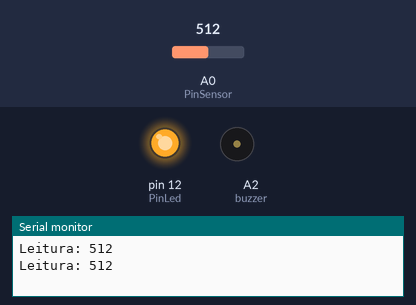
The sketch below on a simulated Arduino Uno, built with avr-gcc and run on an emulated ATmega328P. On the bench: output pins drawn as LEDs (lit = HIGH), buzzer (waves = sounding), the last lines printed to the serial monitor. The inputs (shaded band) are chosen by the test bench; at power-on: A0 (PinSensor) = 512.

Above: at 2.1 s.
2.2 s: A0 (PinSensor) set to 126
5.7 s: A0 (PinSensor) set to 112
At 6.8 s:
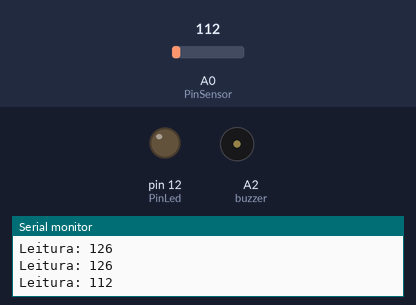
8.0 s: A0 (PinSensor) set to 122
At 8.15 s:
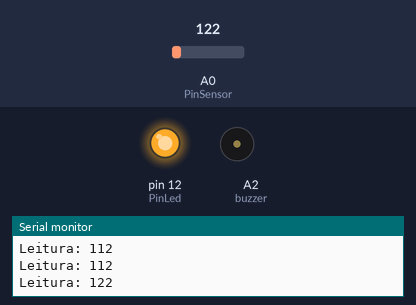
12.4 s: A0 (PinSensor) set to 0
At 14.4 s:
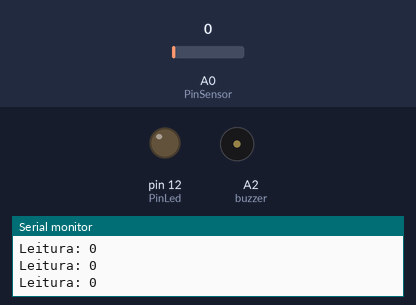
Timing chart, 0 to 15.7 s (numbered marks = the images above; inputs shaded):
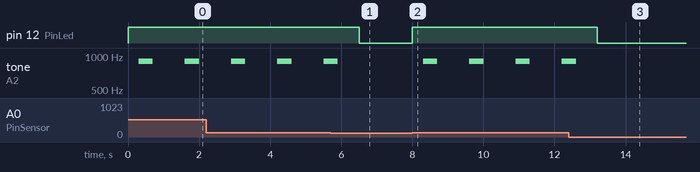

The sketch:

sensorGasFinal.ino
```cpp
int buzzer = A2; // BUZZER
int PinSensor = A0;//SENSOR DE GÁS MQ-2
int PinLed = 12;
int tempo = 400;

int leitura_sensor = 120;//DEFININDO UM VALOR LIMITE (NÍVEL DE GÁS NORMAL)

void setup(){
  pinMode(PinSensor, INPUT); //SENSOR GÁS COMO ENTRADA
  pinMode(buzzer, OUTPUT); //BUZZER COMO SAÍDA
  pinMode(PinLed, OUTPUT);
  digitalWrite(PinLed, LOW);
  Serial.begin(9600);//INICIALIZA A SERIAL
}

void loop(){

  int valor_analogico = analogRead(PinSensor); //VARIÁVEL RECEBE O VALOR LIDO NO PINO ANALÓGICO

  Serial.print("Leitura: "); //EXIBE O TEXTO NO MONITOR SERIAL
  Serial.println(valor_analogico);// MOSTRA NO MONITOR SERIAL O VALOR LIDO DO PINO ANALÓGICO

  if (valor_analogico > leitura_sensor){
   digitalWrite(PinLed, HIGH);
   delay(300);
   tone(buzzer, 900);
   delay(400);
   noTone(buzzer);
   delay(300);
   }else{ //SENÃO, FAZ
   digitalWrite(PinLed, LOW);
   noTone(buzzer);

   //digitalWrite(Pinbuzzer, LOW);//BUZZER DESLIGADO
   }
   delay(300); //INTERVALO DE 100 MILISSEGUNDOS
  }
```

Measured:
- the behaviour switches between 121 and 120 on A0 (PinSensor) (found by bisection; images 0 and 1)
- after the input at 5.7 s, pin 12 (PinLed): HIGH → LOW after 0.80 s; tone on A2 (buzzer): goes on until 5.9 s, then stays silent
- after the input at 8.0 s, pin 12 (PinLed): LOW → HIGH at once; tone on A2 (buzzer): alternates 900 Hz for 0.40 s and silent for 0.90 s, starting after 0.30 s
- after the input at 12.4 s, pin 12 (PinLed): HIGH → LOW after 0.81 s; tone on A2 (buzzer): goes on until 12.6 s, then stays silent
- by itself, tone on A2 (buzzer): alternates 900 Hz for 0.40 s and silent for 0.90 s
